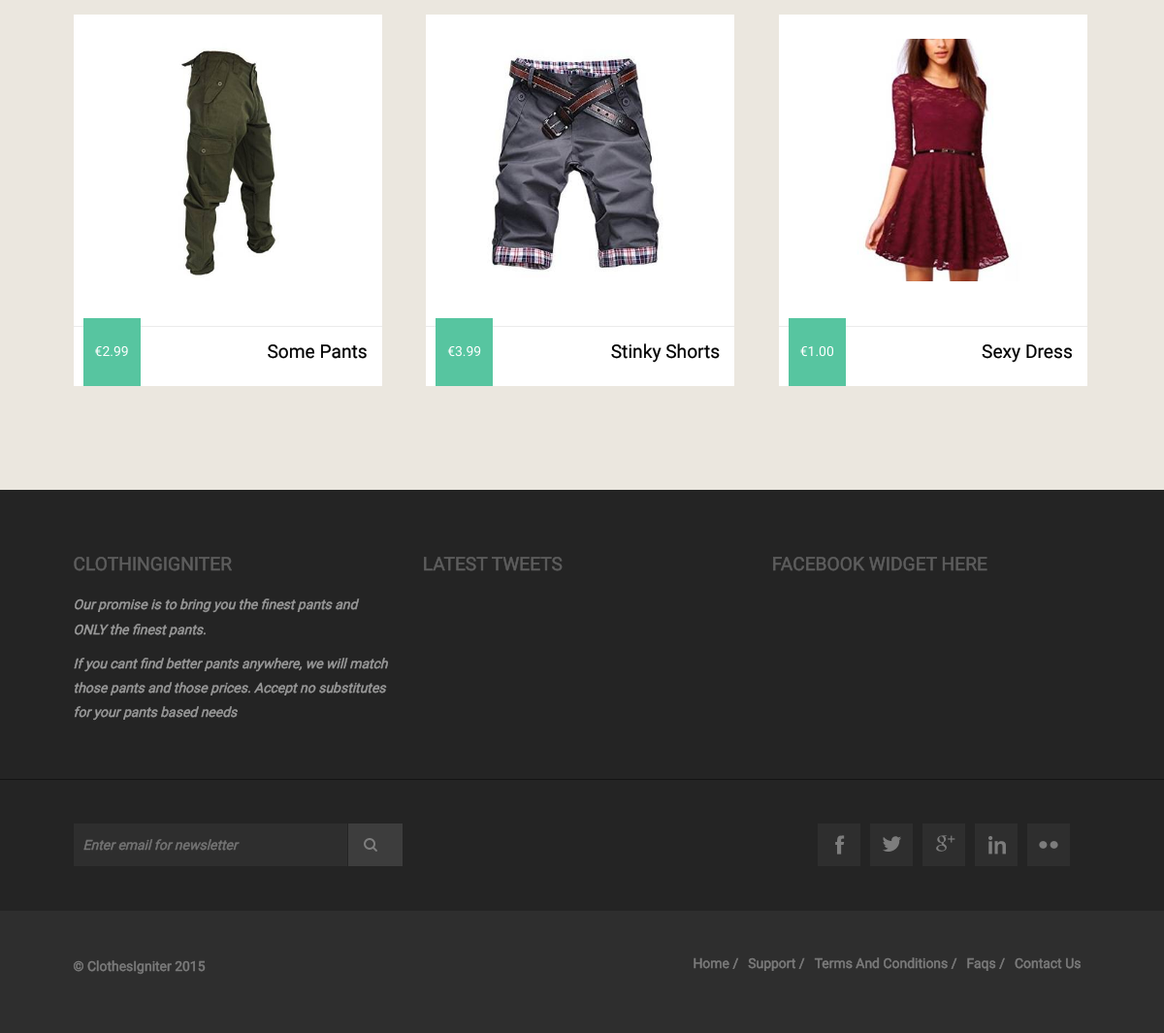
Before: / (lower part) with the older database file.
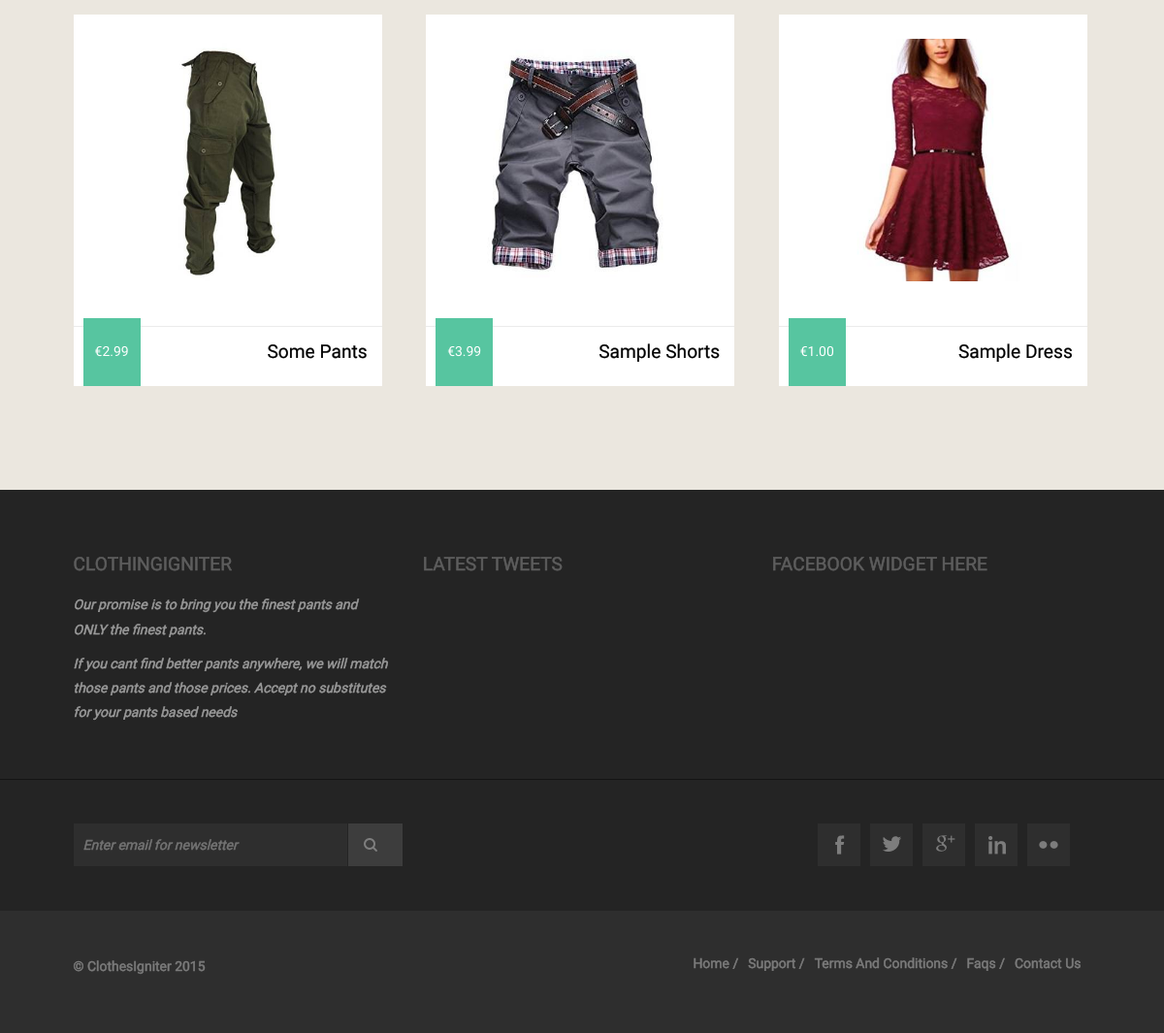
After: the same page with the newer database file.
### tables this page shows
CREATE TABLE IF NOT EXISTS `store_items` (
  `id` int(11) NOT NULL,
  `item_name` varchar(240) NOT NULL,
  `item_price` decimal(7,2) NOT NULL,
  `image_small` varchar(240) NOT NULL,
  `image_large` varchar(240) NOT NULL,
  `item_description` text NOT NULL,
  `rating` int(11) NOT NULL DEFAULT '0',
  `categoryID` int(11) NOT NULL,
  `brandID` int(11) NOT NULL,
  `item_description_short` text NOT NULL
);

### application/views/includes/homepage/template.php (called while the page is built, shortened)
<?php $this->load->view('includes/homepage/header', $this->globals);?>
<?php $this->load->view($main_content);?>

### application/controllers/site.php (called while the page is built, shortened)
<?php
class Site extends MY_Controller{
    function __construct()
    {
        $this->load->model('item_model');
    }
    function index(){
        $data['items'] = $this->item_model->get_item();
        $data['items'] = array($data['items'][0], $data['items'][1], $data['items'][2]);
        $data['main_content'] = 'homepage';
        $this->load->view('includes/homepage/template', $data, $this->globals);
    }
}

### index.php (called while the page is built, shortened)
<?php
require_once BASEPATH.'core/CodeIgniter.php';

### application/models/Item_model.php (called while the page is built, shortened)
<?php
class Item_model extends CI_Model
{
    public function get_item($id = FALSE)
    {
        if (!$id)
        {
            $query = $this->db->get('store_items');
            if ($query->num_rows() > 0) {
                foreach ($query->result() as $row) {
                    $data[] = $row;
                }
                return $data;
            }
            return false;
        }
        $query = $this->db->get_where('store_items', array('id' => $id));
        return $query->row_array();
    }
}

### application/views/homepage.php (the view, shortened to what this page needs)
<div class="main_bg">
    <div class="wrap">
        <div class="main">
            <div class="grids_of_3">
                <?php foreach($items as $item) { ?>
                <div class="grid1_of_3">
                    <a href="<?php echo base_url() . 'index.php/item/view/'.$item->id ?>">
                        <img src="<?php echo base_url() . "images/clothes/" . $item->image_large; ?>"  alt=""/>
                        <h3><?php echo $item->item_name ?></h3>
                        <span class="price">&euro;<?php echo $item->item_price ?></span>
                    </a>
                </div>
                <?php } ?>
            </div>
        </div>
    </div>
</div>

Changed rows visible on the page:
changed store_items: item_name "Stinky Shorts" → "Sample Shorts"
changed store_items: item_name "Sexy Dress" → "Sample Dress"
